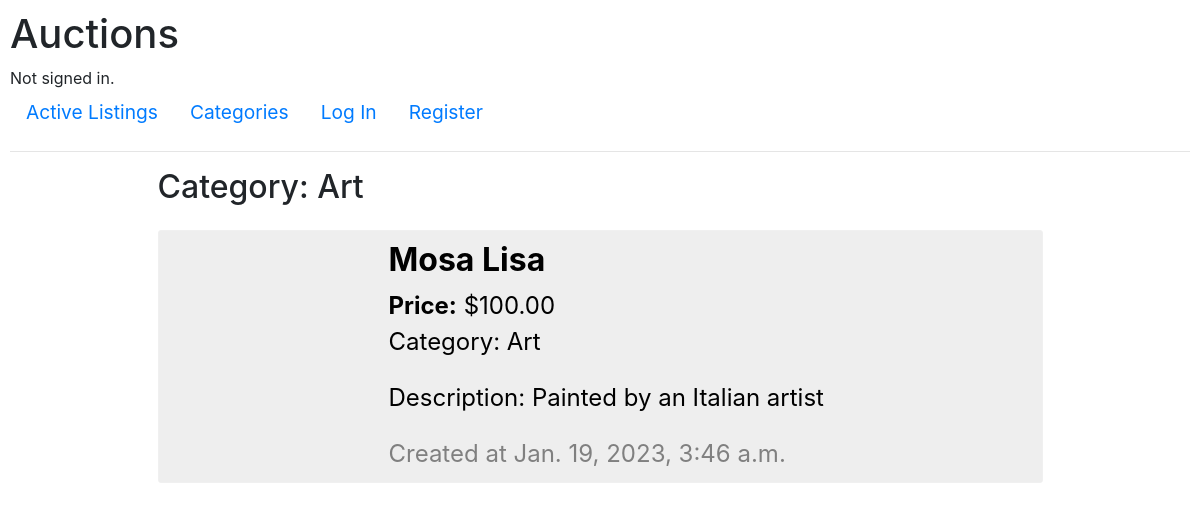
The app's page /categories/Art with its own data.
### auctions/models.py (models this page shows)
class Category(models.Model):
    title = models.CharField(max_length=100)

class Listing(models.Model):
    title = models.CharField(max_length=200)
    description = models.CharField(max_length=500)
    image_url = models.CharField(max_length=500)
    category = models.ForeignKey(Category, on_delete=models.CASCADE, related_name="listings", null=True)
    created_by = models.ForeignKey(User, on_delete=models.CASCADE, related_name="listings")
    starting_bid = models.FloatField(default=0)
    current_bid = models.ForeignKey("Bid", on_delete=models.CASCADE, null=True, related_name="current_bid")
    last_bid_by = models.ForeignKey(User, on_delete=models.CASCADE, related_name="listings_bid", null=True)
    date = models.DateTimeField(auto_now_add=True)
    active = models.BooleanField(default=True)

### auctions/views.py (the view)
# urls.py: path("categories/<str:category>", views.category, name="category"),
def category(request, category):
    category = Category.objects.get(title=category)
    listings = category.listings.filter(active=True)
    return render(
        request,
        "auctions/category.html",
        {"category": category, "listings": listings}
    )

### auctions/templates/auctions/category.html
{% extends "auctions/layout.html" %}
{% block body %}
    <h2 class="mb-4">Category: {{ category.title }}</h2>
    {% if listings %}
      <ul class="m-0 p-0">
        {% for listing in listings|dictsortreversed:"date" %}
          {% include 'snippets/listing_item.html' with listing=listing display_active=True %}
        {% endfor %}
      </ul>
    {% else %}
      <p>There are no listing for this category.</p>
    {% endif %}
{% endblock %}

### auctions/templates/snippets/listing_item.html (shortened to what this page needs)
{% load static %}
<a  class="listing-item__link" href="{% url 'listing' listing.id %}">
  <div>
    <h2 class="listing-item__title mb-2">{{ listing.title }}</h2>
      {% if listing.current_bid %}
          <p class="listing-item__price"><b>Price:</b> ${{ listing.current_bid.value|floatformat:2 }}</p>
      {% else %}
          <p class="listing-item__price"><b>Price:</b> ${{ listing.starting_bid|floatformat:2 }}</p>
      {% endif %}
      {% if listing.category %}
        <p class="listing-item__category">Category: {{ listing.category.title }}</p>
      {% endif %}
      {% if listing.description %}
        <p class="listing-item__description">Description: {{ listing.description }}</p>
      {% endif %}
      <p class="listing-item__date">Created at {{ listing.date }}</p>
  </div>
</a>

### auctions/static/auctions/styles.css (style rules this page uses)
body { padding: 10px; }
.listing-item__link { display: flex; color: black; padding: 10px; border: 1px solid #F0F0F0; border-radius: 3px; background-color: #EEEEEE; margin-bottom: 5px; }
.listing-item__link p { font-size: 1.5em; margin: 0; }
.listing-item__title { font-weight: bold; margin-bottom: 0; }
.listing-item__price { font-size: 1.5em; }
.listing-item__description { margin-top: 20px !important; font-size: 1em; }
.listing-item__date { font-size: 1em; margin-top: 20px !important; color: gray; }

### records on screen
Category: title "Art"
Listing: title "Mosa Lisa", starting_bid "100.00", category "Art", description "Painted by an Italian artist", date "Jan. 19, 2023, 3:46 a.m."
